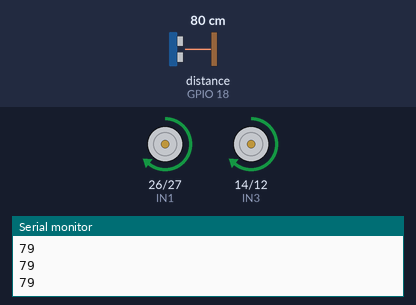
A sketch run on a simulated ESP32. Shown: motor-driver pin pairs drawn as motors (green arrow = first pin HIGH = forward, orange = second pin HIGH = backward, longer = more drive, scaled by the enable pin), the last lines printed to the serial monitor. Wiring (inferred from the names in the program): ultrasonic range finder: trigger GPIO 5; echo GPIO 18. Inputs (shaded band) come from the test bench; at power-on: distance to the obstacle (sensor on GPIO 18) 80 cm. The echo pulse lasts 58.3 µs per cm.

Above: at 1.2 s.
1.3 s: distance to the obstacle (sensor on GPIO 18) set to 29 cm
2.8 s: distance to the obstacle (sensor on GPIO 18) set to 24 cm
At 3.19 s:
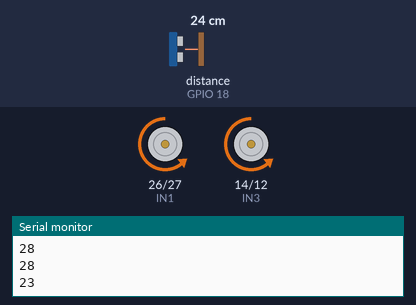
At 3.56 s:
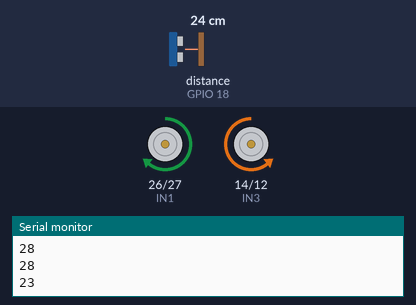
Timing chart, 0 to 11.8 s (numbered marks = the images above; inputs shaded):
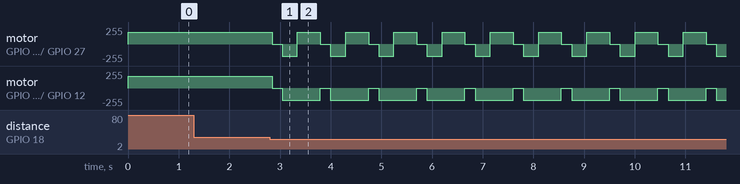

Measured:
- the behaviour switches between 27 and 26 cm on distance to the obstacle (sensor on GPIO 18) (found by bisection; images 0 and 1)
- after the input at 2.8 s, motor on GPIO 26 (IN1) / GPIO 27 (IN2): forward 180/255 → stopped at once, then repeats every 0.95 s: backward 180/255 0.30 s, forward 180/255 0.45 s, stopped 0.20 s; motor on GPIO 14 (IN3) / GPIO 12 (IN4): alternates backward 180/255 for 0.75 s and stopped for 0.20 s, starting at once

The sketch:

firmware-agev.ino.ino
```cpp
/*
 AGEV – Autonomous Ground Electric Vehicle
 ESP32 + HC-SR04 + L298N Motor Driver
 Obstacle Avoidance Robot
*/

#define TRIG 5
#define ECHO 18

// Motor pins (L298N)
#define IN1 26
#define IN2 27
#define IN3 14
#define IN4 12
#define ENA 25
#define ENB 33

int speedVal = 180;   // 0–255

long readDistance()
{
  digitalWrite(TRIG, LOW);
  delayMicroseconds(2);

  digitalWrite(TRIG, HIGH);
  delayMicroseconds(10);
  digitalWrite(TRIG, LOW);

  long duration = pulseIn(ECHO, HIGH, 30000);
  long distance = duration * 0.034 / 2;
  return distance;
}

void stopMotors()
{
  digitalWrite(IN1, LOW);
  digitalWrite(IN2, LOW);
  digitalWrite(IN3, LOW);
  digitalWrite(IN4, LOW);
}

void forward()
{
  analogWrite(ENA, speedVal);
  analogWrite(ENB, speedVal);

  digitalWrite(IN1, HIGH);
  digitalWrite(IN2, LOW);
  digitalWrite(IN3, HIGH);
  digitalWrite(IN4, LOW);
}

void backward()
{
  digitalWrite(IN1, LOW);
  digitalWrite(IN2, HIGH);
  digitalWrite(IN3, LOW);
  digitalWrite(IN4, HIGH);
}

void leftTurn()
{
  digitalWrite(IN1, LOW);
  digitalWrite(IN2, HIGH);
  digitalWrite(IN3, HIGH);
  digitalWrite(IN4, LOW);
}

void rightTurn()
{
  digitalWrite(IN1, HIGH);
  digitalWrite(IN2, LOW);
  digitalWrite(IN3, LOW);
  digitalWrite(IN4, HIGH);
}

void setup()
{
  Serial.begin(115200);

  pinMode(TRIG, OUTPUT);
  pinMode(ECHO, INPUT);

  pinMode(IN1, OUTPUT);
  pinMode(IN2, OUTPUT);
  pinMode(IN3, OUTPUT);
  pinMode(IN4, OUTPUT);

  pinMode(ENA, OUTPUT);
  pinMode(ENB, OUTPUT);
}

void loop()
{
  long d = readDistance();
  Serial.println(d);

  if (d > 25)
  {
    forward();
  }
  else
  {
    stopMotors();
    delay(200);

    backward();
    delay(300);

    stopMotors();

    rightTurn();
    delay(400);
  }

  delay(50);
}
```
